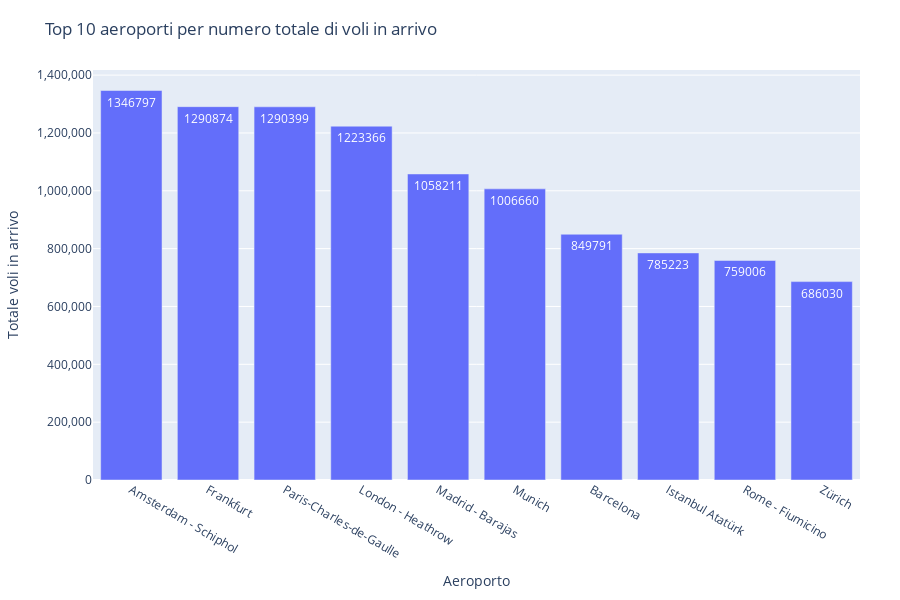

This figure's notebook cell:
### Code cell
# Calcolo dei voli in arrivo totali per aeroporto
arrivals = df.groupby(["APT_ICAO", "APT_NAME"])["FLT_ARR_1"].sum().reset_index()

# Seleziona i primi 10 aeroporti
top10 = arrivals.sort_values("FLT_ARR_1", ascending=False).head(10)

# Grafico a barre verticali con miglioramenti visivi
fig = px.bar(
    top10,
    x="APT_NAME",
    y="FLT_ARR_1",
    title="Top 10 aeroporti per numero totale di voli in arrivo",
    labels={"APT_NAME": "Aeroporto", "FLT_ARR_1": "Totale voli in arrivo"},
    text="FLT_ARR_1"
)



fig.update_layout(
    xaxis_tickangle=30,
    yaxis_title="Totale voli in arrivo",
    xaxis_title="Aeroporto",
    uniformtext_minsize=8,
    uniformtext_mode='hide',
    yaxis=dict(
        tickformat=",",  # formatta i numeri con la virgola come separatore delle migliaia
        nticks=10         # forza la divisione in più tick
    ),
    margin=dict(t=70, b=120, l=60, r=40),  # margini più spaziosi
    height=600
)

fig.show()

### Figure 1 — Plotly figure (JSON) as saved in the notebook; plotly's stock layout.template omitted (floating-point values rounded to 4 significant figures)
{"data": [{"hovertemplate": "Aeroporto=%{x}<br>Totale voli in arrivo=%{text}<extra></extra>", "legendgroup": "", "marker": {"color": "#636efa", "pattern": {"shape": ""}}, "name": "", "orientation": "v", "showlegend": false, "text": [1347000.0, 1291000.0, 1290000.0, 1223000.0, 1058000.0, 1007000.0, 849800.0, 785200.0, 759000.0, 686000.0], "textposition": "auto", "type": "bar", "x": ["Amsterdam - Schiphol", "Frankfurt", "Paris-Charles-de-Gaulle", "London - Heathrow", "Madrid - Barajas", "Munich", "Barcelona", "Istanbul Atatürk", "Rome - Fiumicino", "Zürich"], "xaxis": "x", "y": [1346797, 1290874, 1290399, 1223366, 1058211, 1006660, 849791, 785223, 759006, 686030], "yaxis": "y"}], "layout": {"barmode": "relative", "height": 600, "legend": {"tracegroupgap": 0}, "margin": {"b": 120, "l": 60, "r": 40, "t": 70}, "title": {"text": "Top 10 aeroporti per numero totale di voli in arrivo"}, "uniformtext": {"minsize": 8, "mode": "hide"}, "xaxis": {"anchor": "y", "domain": [0, 1], "tickangle": 30, "title": {"text": "Aeroporto"}}, "yaxis": {"anchor": "x", "domain": [0, 1], "nticks": 10, "tickformat": ",", "title": {"text": "Totale voli in arrivo"}}}}
